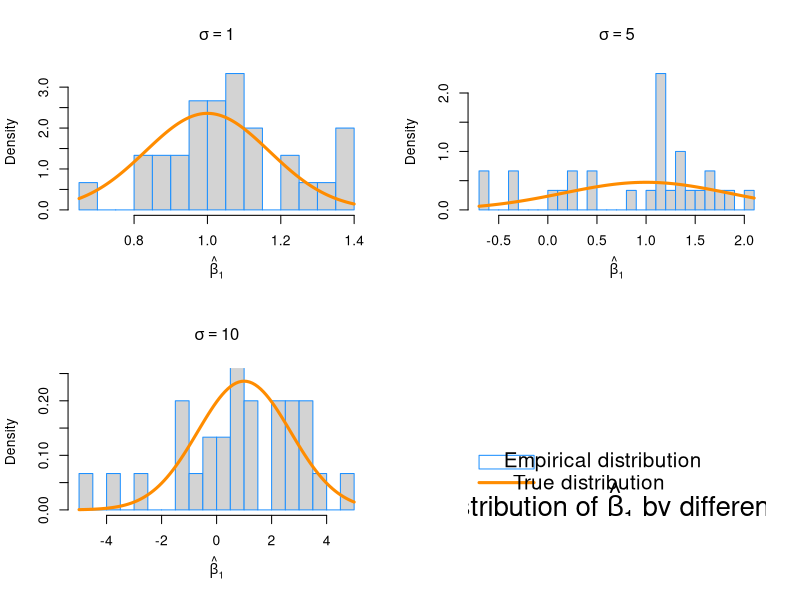
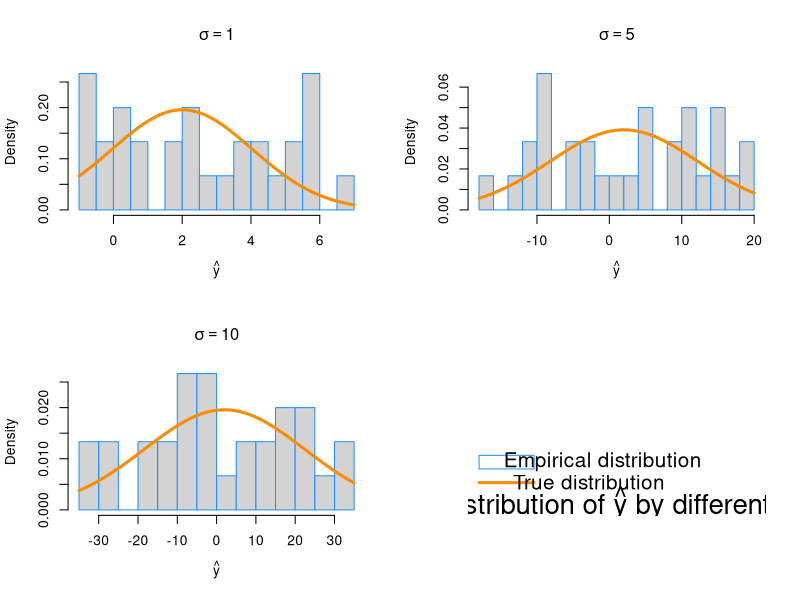
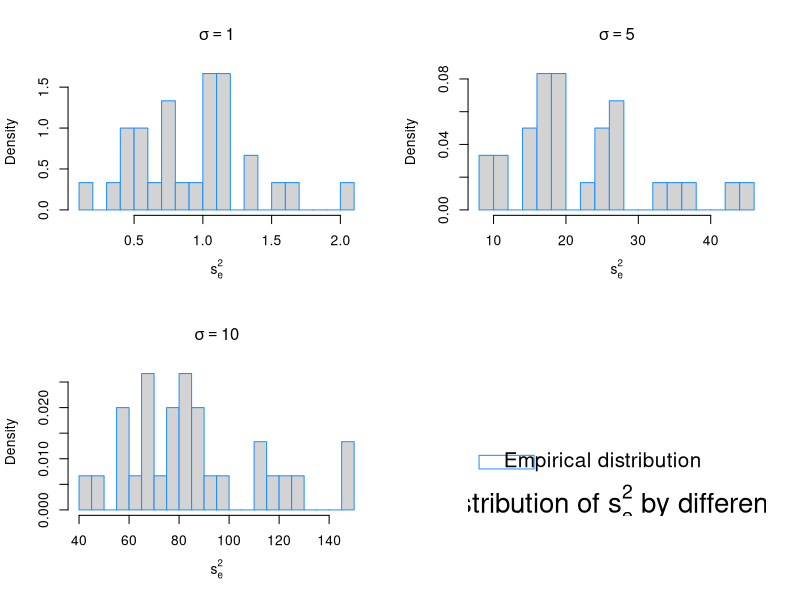
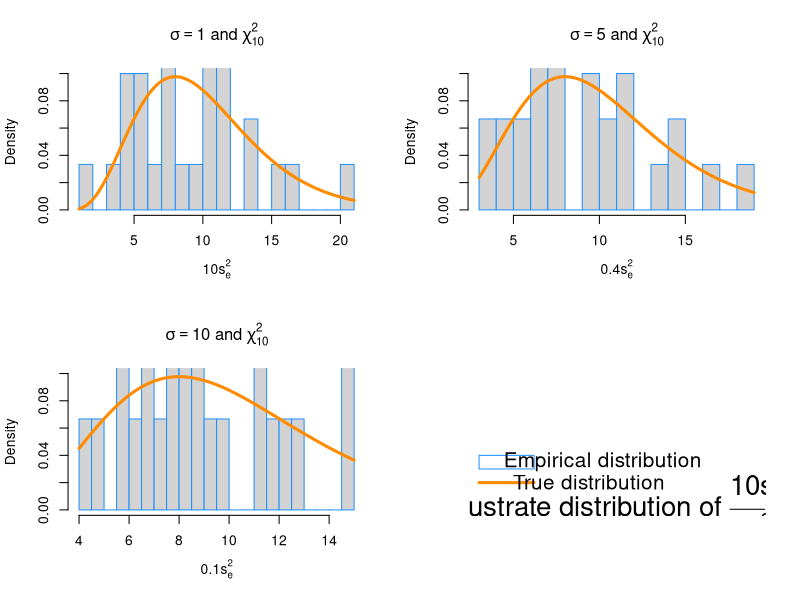
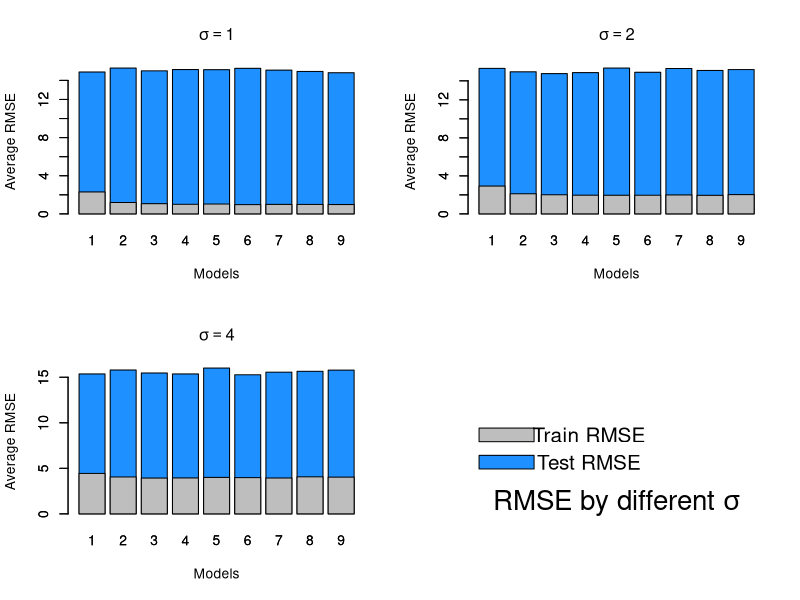
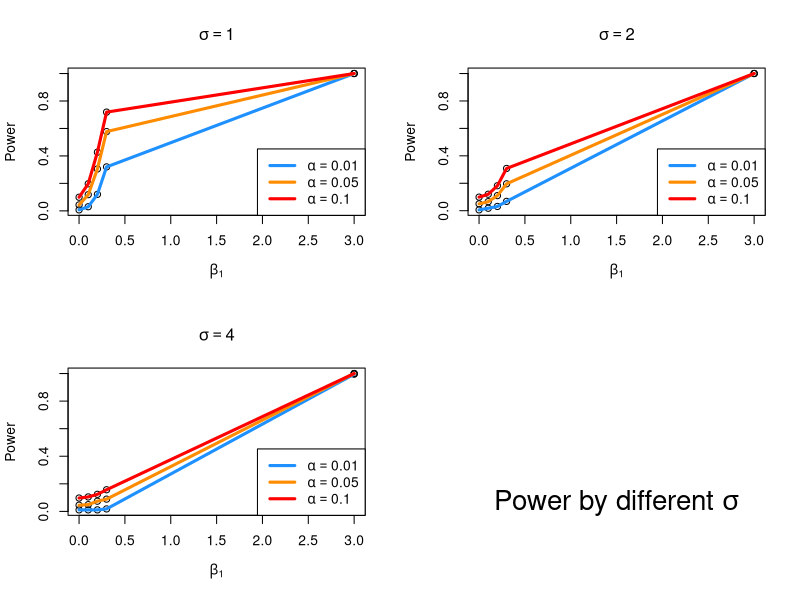
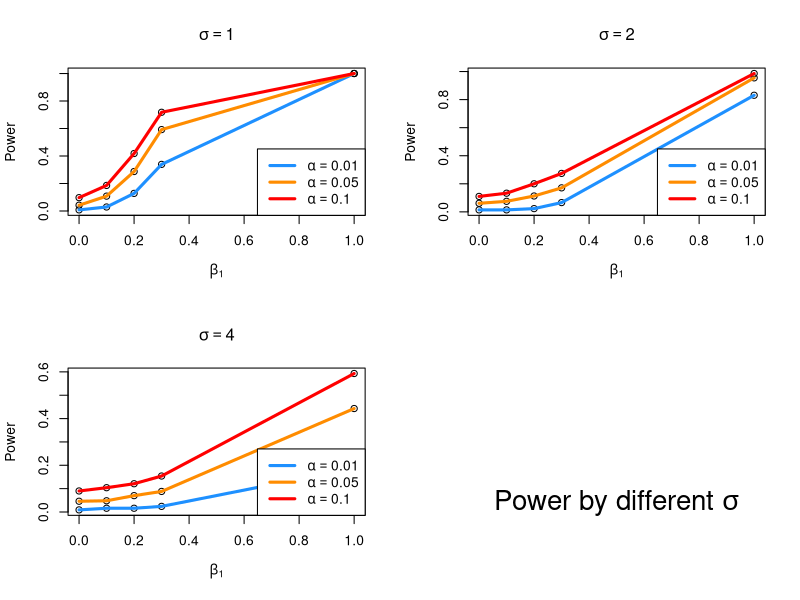
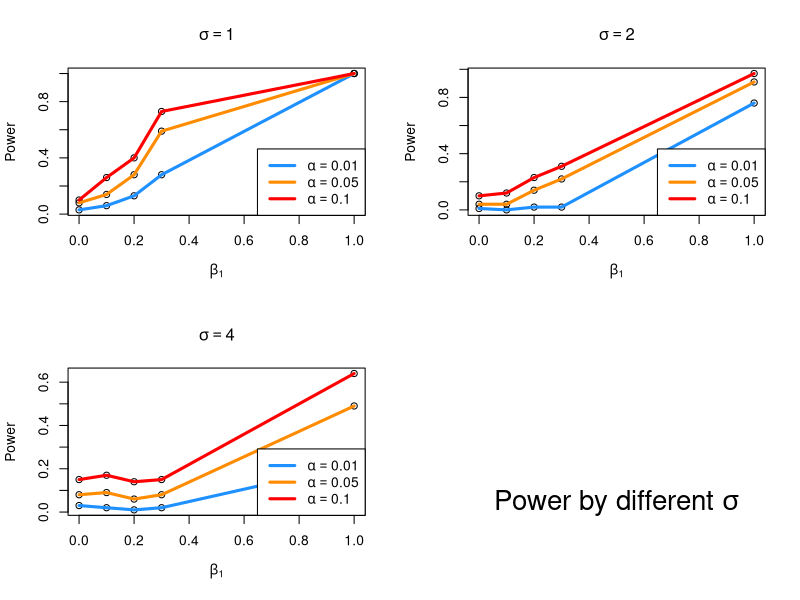

Recreate these plots in R, in order.
## ---- chunk 1
library(readr)

birthday = 19720816
set.seed(birthday)

BETA_0 = 2
BETA_1 = 1
BETA_2 = 1
BETA_3 = 1
BETA_4 = 1
SIGMA  = c(1, 5, 10)
X_EVAL = c(1, -3, 2.5, 0.5, 0)

NUM_SIMS = 30

sim_data = read_csv("study_1.csv")
sample_size = nrow(sim_data)

DF = sample_size - length(X_EVAL)

beta_hat_1  = matrix(data = 0, nrow = NUM_SIMS, ncol = length(SIGMA))
se_squared  = matrix(data = 0, nrow = NUM_SIMS, ncol = length(SIGMA))
y_hat_eval  = matrix(data = 0, nrow = NUM_SIMS, ncol = length(SIGMA))
## ---- chunk 2
sd_beta_hat_1_true = rep(0, length(SIGMA))
sd_y_hat_eval_true = rep(0, length(SIGMA))
y_hat_eval_true    = (t(X_EVAL) %*% c(BETA_0, BETA_1, BETA_2, BETA_3, BETA_4))[1]

X = cbind(rep(1, sample_size), sim_data$x1, sim_data$x2, sim_data$x3, sim_data$x4)
C = solve(t(X) %*% X)

for (i in 1:length(SIGMA)) {
  sd_beta_hat_1_true[i] = SIGMA[i] * sqrt(C[2, 2])
  sd_y_hat_eval_true[i] = SIGMA[i] * sqrt(t(X_EVAL) %*% C %*% X_EVAL)
}
## ---- chunk 3
for (s in 1:length(SIGMA)) {
  for (i in 1:NUM_SIMS) {
    eps           = rnorm(sample_size, mean = 0 , sd = SIGMA[s])
    sim_data$y    = BETA_0 + BETA_1 * sim_data$x1 + BETA_2 * sim_data$x2 + 
                    BETA_3 * sim_data$x3 + BETA_4 * sim_data$x4 + eps
    fit           = lm(y ~ ., data = sim_data)
    
    beta_hat_1[i, s]  = coef(fit)[2]
    se_squared[i, s]  = sum(fit$residuals ^ 2) / (sample_size - ncol(sim_data))
    y_hat_eval[i, s]  = predict(fit, newdata = data.frame(x1 = X_EVAL[2], x2 = X_EVAL[3],
                                                          x3 = X_EVAL[4], x4 = X_EVAL[5] ))
  }
}

## ---- chunk 4
mean_beta_hat_1 = c(mean(beta_hat_1[,1]), mean(beta_hat_1[,2]), mean(beta_hat_1[,3]))
sd_beta_hat_1   = c(sd(beta_hat_1[,1]), sd(beta_hat_1[,2]), sd(beta_hat_1[,3]))
mean_y_hat_eval = c(mean(y_hat_eval[,1]), mean(y_hat_eval[,2]), mean(y_hat_eval[,3]))
sd_y_hat_eval   = c(sd(y_hat_eval[,1]), sd(y_hat_eval[,2]), sd(y_hat_eval[,3]))
mean_se_squared = c(mean(se_squared[,1]), mean(se_squared[,2]), mean(se_squared[,3]))

table_data = data.frame(BETA_1, mean_beta_hat_1, SIGMA ^ 2, mean_se_squared,
                        y_hat_eval_true, mean_y_hat_eval)
library("knitr")
kable(table_data, col.names = c("$\\beta_1$", "$\\text{E}[\\hat{\\beta}_1]$",
                                "$\\sigma^2$", "$\\text{E}[s_e^2]$", "$\\hat{y}$", 
                                "$\\text{E}[\\hat{y}(x_{eval})]$"),
      caption = "Table 1")
## ---- chunk 5
plot_legend = function (title, showTrue = TRUE) {
  plot.new()
  plot.window(c(0,10), c(0,10))
  text(5, 0.5, title, 
      col = "black", cex = 2)
  rect(0, 3, 2, 4, border = "dodgerblue")
  text(4.5, 3.5, "Empirical distribution", cex = 1.5)
  if(showTrue) {
    lines(c(0, 2), c(2,2), col = "darkorange", lwd = 3)
    text(4, 2, "True distribution", cex = 1.5)    
  }
}

par(mfrow = c(2,2))

for (i in 1:length(SIGMA)) {
  #Fix the curve crop problem
  if(i != 3){
    hist(beta_hat_1[,i], prob = TRUE, breaks = 20, 
         xlab = expression(hat(beta)[1]), 
         main = substitute(sigma==value,list(value=SIGMA[i])), 
        border = "dodgerblue")    
  } else {
      hist(beta_hat_1[,i], prob = TRUE, breaks = 20, 
          ylim = c(0, 0.25),
          xlab = expression(hat(beta)[1]), 
          main = substitute(sigma==value,list(value=SIGMA[i])), 
          border = "dodgerblue")
  }
  curve(dnorm(x, mean = BETA_1, sd = sd_beta_hat_1_true[i]), 
        col = "darkorange", add = TRUE, lwd = 3)
}
plot_legend(expression(paste("Distribution of ", hat(beta)[1], " by different ", sigma)))
## ---- chunk 6
par(mfrow = c(2,2))

for (i in 1:length(SIGMA)) {
  hist(y_hat_eval[,i], prob = TRUE, breaks = 20, 
       xlab = expression(hat(y)), main = substitute(sigma==value,list(value=SIGMA[i])),
       border = "dodgerblue")
  curve(dnorm(x, mean = y_hat_eval_true, sd = sd_y_hat_eval_true[i]), 
        col = "darkorange", add = TRUE, lwd = 3)
}

plot_legend(expression(paste("Distribution of ", hat(y), " by different ", sigma)))
## ---- chunk 7
par(mfrow = c(2,2))


for (i in 1:length(SIGMA)) {
  hist(se_squared[,i], prob = TRUE, breaks = 20, 
       xlab = expression(s[e]^2), main = substitute(sigma==value,list(value=SIGMA[i])),
       border = "dodgerblue")
}

plot_legend(expression(paste("Distribution of ", s[e]^2, " by different ", sigma)), FALSE)
## ---- chunk 8
par(mfrow = c(2,2))

se_chi_squared = se_squared
for (i in 1:length(SIGMA)){
  se_chi_squared[, i] = (se_chi_squared[, i] * DF ) / SIGMA[i] ^ 2
}

for (i in 1:length(SIGMA)) {
  hist(se_chi_squared[, i], prob = TRUE, breaks = 20, ylim = c(0, 0.1),
       xlab = substitute(value*s[e]^2, list(value = DF/SIGMA[i]^2)), 
       main = substitute(sigma==value*" and "*chi[df]^2, list(value = SIGMA[i], df=DF)), 
       border = "dodgerblue")
  curve(dchisq(x, df = DF), add = TRUE, col = "darkorange", lwd = 3)
}

plot_legend(substitute("Illustrate distribution of "*frac(DF*s[e]^2, sigma^2), list(DF=DF)))
## ---- chunk 9
table_data = data.frame(BETA_1, mean_beta_hat_1, sd_beta_hat_1_true, sd_beta_hat_1, 
                        SIGMA ^ 2, mean_se_squared,
                        y_hat_eval_true, mean_y_hat_eval, sd_y_hat_eval_true, sd_y_hat_eval)
library("knitr")
kable(table_data, col.names = c("$\\hat{\\beta_{1true}}$", "$\\text{E}[\\hat{\\beta}_1]$", 
                                "$\\text{SD}[\\hat{\\beta}_{1true}]$", "$\\text{SD}[\\hat{\\beta}_1]$",
                                "$\\sigma^2$", "$\\text{E}[s_e^2]$", 
                                "$\\hat{y_{true}}$", "$\\text{E}[\\hat{y}(x_{eval})]$", 
                                "$\\text{SD}[\\hat{y_{true}}(x_{eval})]$", "$\\text{SD}[\\hat{y}(x_{eval})]$"),
      caption = "Table 2")
## ---- chunk 10
library(readr)

birthday = 19720816
set.seed(birthday)

BETA_0 = 0
BETA_1 = 6
BETA_2 = -3.5
BETA_3 = 1.7
BETA_4 = -1.1
BETA_5 = 0.7

FORMULA = list(y ~ x1, 
              y ~ x1 + x2, 
              y ~ x1 + x2 + x3,
              y ~ x1 + x2 + x3 + x4,
              y ~ x1 + x2 + x3 + x4 + x5, #Correct formula
              y ~ x1 + x2 + x3 + x4 + x5 + x6,
              y ~ x1 + x2 + x3 + x4 + x5 + x6 + x7, 
              y ~ x1 + x2 + x3 + x4 + x5 + x6 + x7 + x8,
              y ~ x1 + x2 + x3 + x4 + x5 + x6 + x7 + x8 + x9)
NUM_FORMULA = length(FORMULA)

sim_data    = read_csv("study_2.csv")
sample_size = nrow(sim_data)

SIGMA     = c(1, 2, 4)
NUM_SIGMA = length(SIGMA)

NUM_SIMS = 5

#allocate a rmse matrix for each formula
train_rmse = vector("list", NUM_FORMULA)
for (i in 1:NUM_FORMULA) {
  train_rmse[[i]] = matrix(0, nrow = NUM_SIGMA, ncol = NUM_SIMS)
}
mean_train_rmse = data.frame(0, nrow = NUM_FORMULA, ncol = NUM_SIGMA)

test_rmse  = vector("list", NUM_FORMULA)
for (i in 1:NUM_FORMULA) {
  test_rmse[[i]] = matrix(0, nrow = NUM_SIGMA, ncol = NUM_SIMS)
}
mean_test_rmse = matrix(0, nrow = NUM_FORMULA, ncol = NUM_SIGMA)
## ---- chunk 11
cal_rmse = function(y, y_hat) {
  n = length(y)
  e = y - y_hat
  sqrt(sum(e ^ 2) / n)
}
  
for (f in 1:NUM_FORMULA) {
  models = vector("list", NUM_FORMULA)
  
  for(s in 1:NUM_SIGMA) {
    for(i in 1:NUM_SIMS) {
      eps           = rnorm(sample_size, mean = 0 , sd = SIGMA[s])
      sim_data$y    = BETA_0 + BETA_1 * sim_data$x1 + BETA_2 * sim_data$x2 + 
                      BETA_3 * sim_data$x3 + BETA_4 * sim_data$x4 + BETA_5 * sim_data$x5 + 
                      eps
      
      #Split data into train and test sets
      train_index = sample(1:sample_size, nrow(sim_data)/2)
      train_data  = sim_data[train_index,]
      test_data   = sim_data[-train_index,]
      
      #Train models and calculate RMSE
      models[[f]] = lm(FORMULA[[f]], data = train_data)
        
      #Calculate RMSE for train data
      train_rmse[[f]][s, i] = cal_rmse(train_data$y, models[[f]]$fitted.values)
  
      #Calculate RMSE for test data
      test_y_hat = predict(models[[f]], data = test_data)
      test_rmse[[f]][s, i] = cal_rmse(test_data$y, test_y_hat)
    }
    
    #Calculate the average Train RMSE and average Test RMSE
    mean_train_rmse[f, s] = mean(train_rmse[[f]][s,])
    mean_test_rmse[f, s]  = mean(test_rmse[[f]][s,])
  }
}
## ---- chunk 12
par(mfrow = c(2,2))

for (i in 1:NUM_SIGMA){
  barplot(t(mean_test_rmse)[i,], names.arg = c("1", "2", "3","4", "5", "6","7", "8", "9" ),
          xlab = "Models",
          ylab = "Average RMSE",
          main = substitute(sigma==value,list(value=SIGMA[i])),
          col = "dodgerblue")
  
  barplot(t(mean_train_rmse)[i,], col = "grey", add = TRUE)
}

plot.new()
plot.window(c(0,10), c(0,10))
text(5, 0.5, substitute("RMSE by different " * sigma), 
      col = "black", cex = 2)
rect(0, 3, 2, 4, col = "dodgerblue")
text(4, 3.5, "Test RMSE", cex = 1.5)
rect(0, 5, 2, 6, col = "grey")
text(4, 5.5, "Train RMSE", cex = 1.5)
## ---- chunk 13
birthday = 19720816
set.seed(birthday)

BETA_0  = 0
BETA_1  = c(0, 0.1, 0.2, 0.3, 3)
SIGMA   = c(1,2,4)
ALPHA   = c(0.01,0.05,0.10)

NUM_SIMS   = 1000

sample_size = 25
x_values    = seq(0, 5, length = sample_size)
## ---- chunk 14
calc_power = function() {
  NUM_BETA_1 = length(BETA_1)
  NUM_SIGMA  = length(SIGMA)
  NUM_ALPHA  = length(ALPHA)
  result = data.frame()
    
  for (s in 1:NUM_SIGMA) {
    for (b in 1:NUM_BETA_1) {
      reject_num = rep(0, NUM_ALPHA)
        
      p_values  = rep(0, NUM_SIMS)
      for (i in 1:NUM_SIMS) {
        eps      = rnorm(sample_size, mean = 0 , sd = SIGMA[s])
        y_values = BETA_0 + BETA_1[b] * x_values  + eps
          
        model    = lm(y_values ~ x_values)
          
        p_values[i] = summary(model)$coefficient["x_values","Pr(>|t|)"]
      }
        
      for (a in 1:NUM_ALPHA) {
        power  = sum(p_values < ALPHA[a]) / NUM_SIMS
        result = rbind(result, data.frame(sigma = SIGMA[s], beta_1 = BETA_1[b],
                                          alpha = ALPHA[a], power = power))
      }
    }
  }
  
  result
}

result = calc_power()
## ---- chunk 15
plot_power = function (data) {
  NUM_SIGMA  = length(SIGMA)
  NUM_ALPHA  = length(ALPHA)
  line_colors = c("dodgerblue", "darkorange", "red")
  par(mfrow = c(2,2))
  
  for (s in 1:NUM_SIGMA){
    data_by_sigma = data[data$sigma == SIGMA[s],]
    
    plot(data_by_sigma$power ~ data_by_sigma$beta_1,
         xlab = expression(beta[1]), ylab = "Power",
         main = substitute(sigma==value,list(value=SIGMA[s])))
    
    for (i in 1:NUM_ALPHA) {
      data_by_alpha = data_by_sigma[data_by_sigma$alpha == ALPHA[i], ]
      lines(data_by_alpha$beta_1, data_by_alpha$power, col = line_colors[i], lwd = 3)
    }
    
    lengend_str = c(substitute(alpha==value1, list(value1=ALPHA[1])), 
                    substitute(alpha==value2, list(value2=ALPHA[2])), 
                    substitute(alpha==value3, list(value3=ALPHA[3])))
    legend("bottomright", lwd = 3, col = line_colors, legend = lengend_str)
  }
  
  plot.new()
  plot.window(c(0,10), c(0,10))
  text(5, 0.5, substitute("Power by different " * sigma), cex = 2)
}

plot_power(result)
## ---- chunk 16
BETA_1  = c(0, 0.1, 0.2, 0.3, 1)

plot_power(calc_power())
## ---- chunk 17
NUM_SIMS   = 100

plot_power(calc_power())
